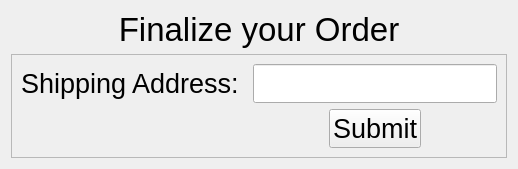
      <widget class="QWidget" name="finalizeOrderpage">
       <layout class="QGridLayout" name="gridLayout_57">
        <item row="1" column="0">
         <widget class="QFrame" name="frame_47">
          <property name="sizePolicy">
           <sizepolicy hsizetype="Maximum" vsizetype="Preferred">
            <horstretch>0</horstretch>
            <verstretch>0</verstretch>
           </sizepolicy>
          </property>
          <property name="styleSheet">
           <string notr="true">font-size: 20pt;</string>
          </property>
          <property name="frameShape">
           <enum>QFrame::StyledPanel</enum>
          </property>
          <property name="frameShadow">
           <enum>QFrame::Raised</enum>
          </property>
          <layout class="QGridLayout" name="gridLayout_58">
           <item row="1" column="3" alignment="Qt::AlignHCenter">
            <widget class="QLineEdit" name="finalizeOrdershippingAddresslineEdit">
             <property name="sizePolicy">
              <sizepolicy hsizetype="Preferred" vsizetype="Fixed">
               <horstretch>0</horstretch>
               <verstretch>0</verstretch>
              </sizepolicy>
             </property>
            </widget>
           </item>
           <item row="1" column="0">
            <widget class="QLabel" name="finalizeOrdershippingAddressTitle">
             <property name="sizePolicy">
              <sizepolicy hsizetype="Maximum" vsizetype="Preferred">
               <horstretch>0</horstretch>
               <verstretch>0</verstretch>
              </sizepolicy>
             </property>
             <property name="text">
              <string>Shipping Address: </string>
             </property>
            </widget>
           </item>
           <item row="2" column="3" alignment="Qt::AlignHCenter">
            <widget class="QPushButton" name="submitFinalizeOrderbutton">
             <property name="text">
              <string>Submit</string>
             </property>
            </widget>
           </item>
          </layout>
         </widget>
        </item>
        <item row="0" column="0">
         <widget class="QLabel" name="finalizeOrderTitle">
          <property name="sizePolicy">
           <sizepolicy hsizetype="Preferred" vsizetype="Maximum">
            <horstretch>0</horstretch>
            <verstretch>0</verstretch>
           </sizepolicy>
          </property>
          <property name="styleSheet">
           <string notr="true">font-size: 25pt;</string>
          </property>
          <property name="text">
           <string>Finalize your Order</string>
          </property>
          <property name="alignment">
           <set>Qt::AlignCenter</set>
          </property>
         </widget>
        </item>
       </layout>
      </widget>
